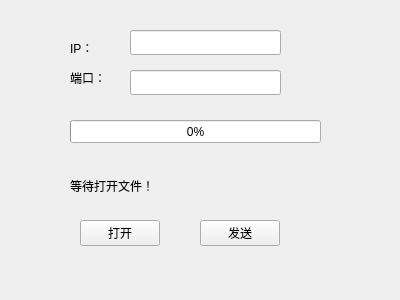
<?xml version="1.0" encoding="UTF-8"?>
<ui version="4.0">
 <class>Widget</class>
 <widget class="QWidget" name="Widget">
  <property name="geometry">
   <rect>
    <x>0</x>
    <y>0</y>
    <width>400</width>
    <height>300</height>
   </rect>
  </property>
  <property name="windowTitle">
   <string>客户端</string>
  </property>
  <widget class="QLabel" name="label">
   <property name="geometry">
    <rect>
     <x>70</x>
     <y>40</y>
     <width>57</width>
     <height>15</height>
    </rect>
   </property>
   <property name="text">
    <string>IP：</string>
   </property>
  </widget>
  <widget class="QLabel" name="label_2">
   <property name="geometry">
    <rect>
     <x>70</x>
     <y>70</y>
     <width>57</width>
     <height>15</height>
    </rect>
   </property>
   <property name="text">
    <string>端口：</string>
   </property>
  </widget>
  <widget class="QLineEdit" name="ipLineEdit">
   <property name="geometry">
    <rect>
     <x>130</x>
     <y>30</y>
     <width>151</width>
     <height>25</height>
    </rect>
   </property>
  </widget>
  <widget class="QLineEdit" name="portLineEdit">
   <property name="geometry">
    <rect>
     <x>130</x>
     <y>70</y>
     <width>151</width>
     <height>25</height>
    </rect>
   </property>
  </widget>
  <widget class="QLabel" name="statusLabel">
   <property name="geometry">
    <rect>
     <x>70</x>
     <y>170</y>
     <width>221</width>
     <height>31</height>
    </rect>
   </property>
   <property name="text">
    <string>等待打开文件！</string>
   </property>
  </widget>
  <widget class="QPushButton" name="pushButton">
   <property name="geometry">
    <rect>
     <x>80</x>
     <y>220</y>
     <width>80</width>
     <height>26</height>
    </rect>
   </property>
   <property name="text">
    <string>打开</string>
   </property>
  </widget>
  <widget class="QPushButton" name="pushButton_2">
   <property name="geometry">
    <rect>
     <x>200</x>
     <y>220</y>
     <width>80</width>
     <height>26</height>
    </rect>
   </property>
   <property name="text">
    <string>发送</string>
   </property>
  </widget>
  <widget class="QProgressBar" name="progressBar">
   <property name="geometry">
    <rect>
     <x>70</x>
     <y>120</y>
     <width>251</width>
     <height>23</height>
    </rect>
   </property>
   <property name="value">
    <number>0</number>
   </property>
  </widget>
 </widget>
 <layoutdefault spacing="6" margin="11"/>
 <resources/>
 <connections/>
</ui>
